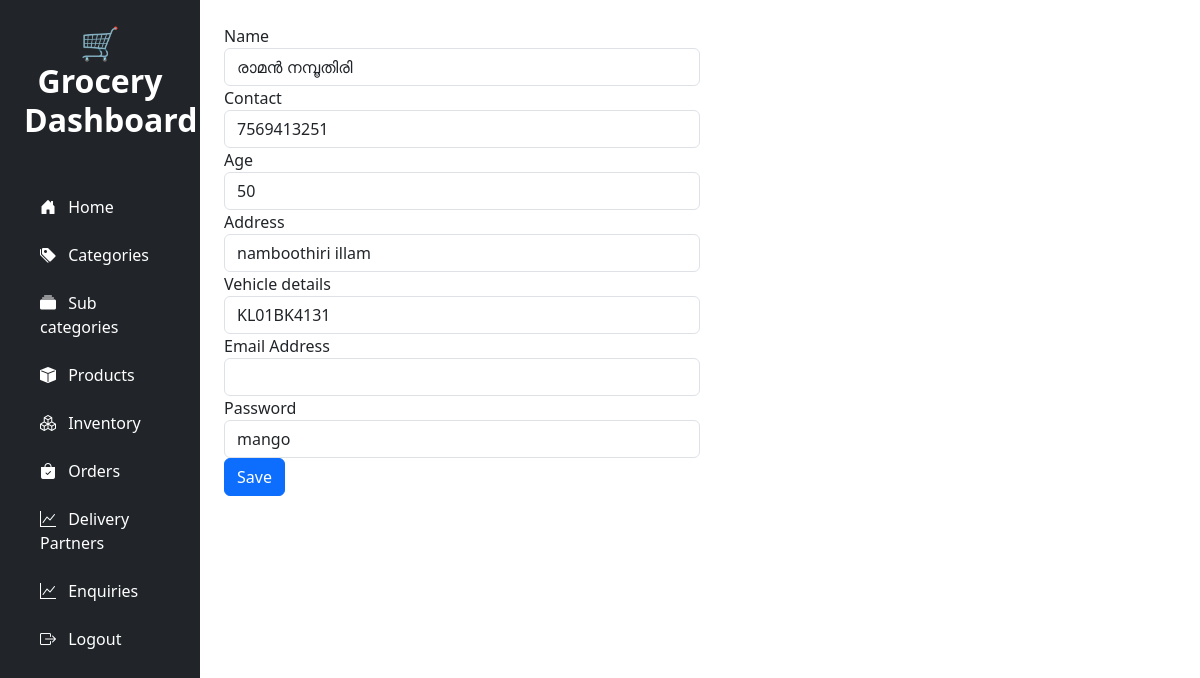
/edit_deliverypartner/1, run on the app's committed database.
### Grocerapp/models.py (models this page shows)
class tbl_Delivery_partners(models.Model):
    Name=models.CharField(max_length=100,null=True)
    Contact=models.IntegerField(null=True)
    Age=models.IntegerField(null=True)
    Address=models.CharField(max_length=300,null=True)
    Vehicledetails=models.CharField(max_length=50,null=True)
    Email=models.CharField(max_length=50,null=True)
    Password=models.CharField(max_length=50,null=True)

### Grocerapp/views.py (the view)
# urls.py: path('edit_deliverypartner/<id>',views.edit_deliverypartner),
def edit_deliverypartner(request,id):
    DelPartner = tbl_Delivery_partners.objects.get(id=id)
    return render(request,'edit_deliverypartner.html',{'DelPartner':DelPartner})

### templates/edit_deliverypartner.html (shortened to what this page needs)
<!DOCTYPE html>
<html lang="en">
<head>
</head>
<body>
{% include 'navbar.html' %}
<form action="/update_deliverypartner/{{DelPartner.id}}" method="post" enctype="multipart/form-data">{% csrf_token %}
            <div class="form-row">
    <div class="form-group col-md-6">
      <label for="Name">Name</label>
      <input type="text" class="form-control" id="Name" name="Name" value="{{DelPartner.Name}}">
    </div>
        <div class="form-row">
    <div class="form-group col-md-6">
      <label for="Contact">Contact</label>
      <input type="text" class="form-control" id="Contact" name="Contact" value="{{DelPartner.Contact}}">
    </div>
 <div class="form-row">
    <div class="form-group col-md-6">
      <label for="Age">Age</label>
      <input type="text" class="form-control" id="Age" name="Age" value="{{DelPartner.Age}}">
    </div>
            </div>
            <div class="form-row">
    <div class="form-group col-md-6">
      <label for="Address">Address</label>
      <input type="text" class="form-control" id="Address" name="Address" value="{{DelPartner.Address}}">
    </div>
      <div class="form-row">
    <div class="form-group col-md-6">
      <label for="Vehicle Details">Vehicle details</label>
      <input type="text" class="form-control" id="Vehicle Details" name="vehicle-details" value="{{DelPartner.Vehicledetails}}">
    </div>
          <div class="form-group col-md-6">
      <label for="Email">Email Address</label>
      <input type="text" class="form-control" id="Email" name="dely-Email">
    </div>
           <div class="form-group col-md-6">
      <label for="Password">Password</label>
      <input type="text" class="form-control" id="Password" name="dely-Password" value="{{DelPartner.Password}}">
    </div>
        </div>
    <div class="form-group col-md-4">
        <button type="submit" class="btn btn-primary">Save</button>
    </div>
            </div>
        </div>
            </div>
</form>
</body>
</html>

### data on the page
tbl_Delivery_partners: Name "രാമൻ നമ്പൂതിരി", Contact "7569413251", Age "50", Address "namboothiri illam", vehicle-details "KL01BK4131", dely-Password "mango"
